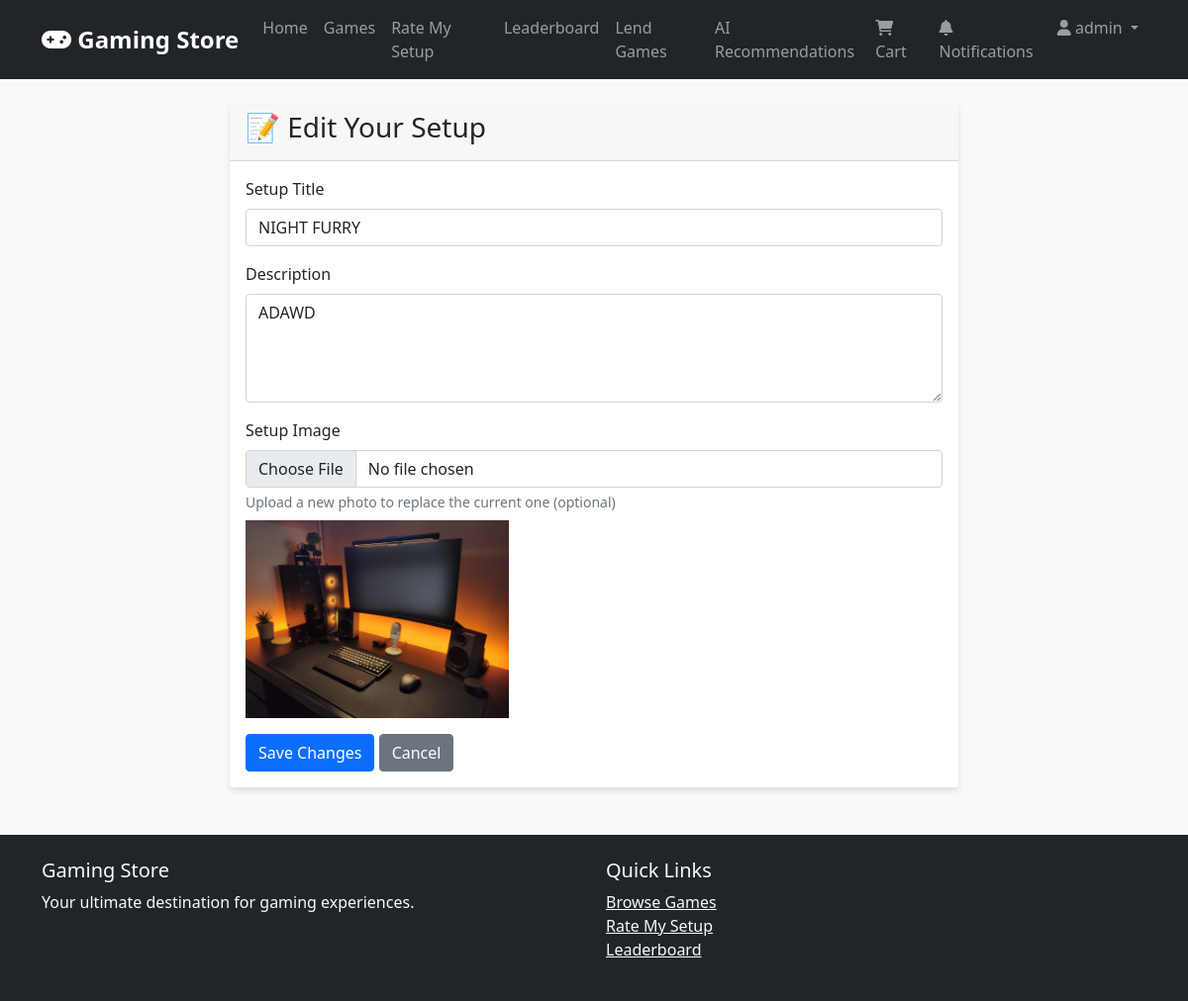
The app's page /edit_setup/1 (signed in) with its own data.
### app.py (models this page shows, shortened)
class User(db.Model):
    id = db.Column(db.Integer, primary_key=True)
    username = db.Column(db.String(80), unique=True, nullable=False)
    email = db.Column(db.String(120), unique=True, nullable=False)
    password_hash = db.Column(db.String(120), nullable=False)
    is_admin = db.Column(db.Boolean, default=False)
    popularity_points = db.Column(db.Integer, default=0)
    profile_picture = db.Column(db.String(200), default='default.jpg')
    bio = db.Column(db.Text)
    created_at = db.Column(db.DateTime, default=datetime.utcnow)
    is_banned = db.Column(db.Boolean, default=False)
    banned_at = db.Column(db.DateTime)
    banned_by = db.Column(db.Integer, db.ForeignKey('user.id'))
    ban_reason = db.Column(db.Text)
    ban_duration_days = db.Column(db.Integer)  # NULL for permanent, number for temporary

class SetupPost(db.Model):
    id = db.Column(db.Integer, primary_key=True)
    user_id = db.Column(db.Integer, db.ForeignKey('user.id'), nullable=False)
    title = db.Column(db.String(200), nullable=False)
    description = db.Column(db.Text)
    image_url = db.Column(db.String(200), nullable=False)
    likes = db.Column(db.Integer, default=0)
    dislikes = db.Column(db.Integer, default=0)
    cleanest_votes = db.Column(db.Integer, default=0)
    rgb_votes = db.Column(db.Integer, default=0)
    budget_votes = db.Column(db.Integer, default=0)
    is_featured = db.Column(db.Boolean, default=False)
    created_at = db.Column(db.DateTime, default=datetime.utcnow)
    user = db.relationship('User', backref='setup_posts')

### app.py (the view, shortened to what this page needs)
@app.route('/edit_setup/<int:setup_id>', methods=['GET', 'POST'])
@login_required
def edit_setup(setup_id):
    setup = SetupPost.query.get_or_404(setup_id)
    if current_user.id != setup.user_id and not current_user.is_admin:
        flash('Access denied')
        return redirect(url_for('setups'))
    return render_template('edit_setup.html', setup=setup)

### app.py (called while the page is built, shortened)
@login_manager.user_loader
def load_user(user_id):
    return User.query.get(int(user_id))

def check_expired_bans():
    current_time = datetime.utcnow()
    expired_bans = User.query.filter(
        User.is_banned == True,
        User.ban_duration_days.isnot(None),
        User.banned_at.isnot(None)
    ).all()
    if expired_bans:
        db.session.commit()
        return len(expired_bans)
    return 0

@app.before_request
def check_overdue_before_request():
    if request.endpoint in (None, 'static'):
        return
    if current_user.is_authenticated:
        check_expired_bans()
        if getattr(current_user, 'is_banned', False):
            allowed_endpoints = {
                'logout', 'banned', 'static', 'mark_notification_read', 'clear_all_notifications'
            }
            if request.endpoint not in allowed_endpoints:
                return redirect(url_for('banned'))
    if current_user.is_authenticated and not current_user.is_admin:
        check_overdue_games()

### templates/edit_setup.html (shortened to what this page needs)
{% extends "base.html" %}
{% block content %}
<div class="row justify-content-center">
    <div class="col-md-8">
        <div class="card">
            <div class="card-header">
                <h3>📝 Edit Your Setup</h3>
            </div>
            <div class="card-body">
                <form method="POST" enctype="multipart/form-data">
                    <div class="mb-3">
                        <label for="title" class="form-label">Setup Title</label>
                        <input type="text" class="form-control" id="title" name="title" value="{{ setup.title }}" required>
                    </div>
                    <div class="mb-3">
                        <label for="description" class="form-label">Description</label>
                        <textarea class="form-control" id="description" name="description" rows="4">{{ setup.description }}</textarea>
                    </div>
                    <div class="mb-3">
                        <label for="image" class="form-label">Setup Image</label>
                        <input type="file" class="form-control" id="image" name="image" accept="image/*">
                        <div class="form-text">Upload a new photo to replace the current one (optional)</div>
                        <img src="{{ setup.image_url }}" alt="Current Setup Image" class="img-fluid mt-2" style="max-height:200px;">
                    </div>
                    <button type="submit" class="btn btn-primary">Save Changes</button>
                    <a href="{{ url_for('setups') }}" class="btn btn-secondary">Cancel</a>
                </form>
            </div>
        </div>
    </div>
</div>
{% endblock %}

### templates/base.html (shortened to what this page needs)
<!DOCTYPE html>
<html lang="en">
<head>
    <link href="https://cdn.jsdelivr.net/npm/bootstrap@5.1.3/dist/css/bootstrap.min.css" rel="stylesheet">
    <link href="https://cdnjs.cloudflare.com/ajax/libs/font-awesome/6.0.0/css/all.min.css" rel="stylesheet">
    <link href="{{ url_for('static', filename='css/style.css') }}" rel="stylesheet">
</head>
<body>
    <nav class="navbar navbar-expand-lg navbar-dark bg-dark">
        <div class="container">
            <a class="navbar-brand" href="{{ url_for('index') }}">
                <i class="fas fa-gamepad"></i> Gaming Store
            </a>
            <div class="collapse navbar-collapse" id="navbarNav">
                <ul class="navbar-nav me-auto">
                    <li class="nav-item">
                        <a class="nav-link" href="{{ url_for('index') }}">Home</a>
                    </li>
                    <li class="nav-item">
                        <a class="nav-link" href="{{ url_for('games') }}">Games</a>
                    </li>
                    <li class="nav-item">
                        <a class="nav-link" href="{{ url_for('setups') }}">Rate My Setup</a>
                    </li>
                    <li class="nav-item">
                        <a class="nav-link" href="{{ url_for('leaderboard') }}">Leaderboard</a>
                    </li>
                    {% if current_user.is_authenticated %}
                    <li class="nav-item">
                        <a class="nav-link" href="{{ url_for('lend_games') }}">Lend Games</a>
                    </li>
                    <li class="nav-item">
                        <a class="nav-link" href="{{ url_for('ai_recommendations') }}">AI Recommendations</a>
                    </li>
                    {% endif %}
                </ul>
                <ul class="navbar-nav">
                    {% if current_user.is_authenticated %}
                    <li class="nav-item">
                        <a class="nav-link" href="{{ url_for('cart') }}">
                            <i class="fas fa-shopping-cart"></i> Cart
                        </a>
                    </li>
                    <li class="nav-item">
                        <a class="nav-link" href="{{ url_for('user_notifications') }}">
                            <i class="fas fa-bell"></i> Notifications
                        </a>
                    </li>
                    <li class="nav-item dropdown">
                        <a class="nav-link dropdown-toggle" href="#" id="navbarDropdown" role="button" data-bs-toggle="dropdown">
                            <i class="fas fa-user"></i> {{ current_user.username }}
                        </a>
                    </li>
                    {% endif %}
                </ul>
            </div>
        </div>
    </nav>
    <main class="container mt-4">
        {% block content %}{% endblock %}
    </main>
    <footer class="bg-dark text-light mt-5 py-4">
        <div class="container">
            <div class="row">
                <div class="col-md-6">
                    <h5>Gaming Store</h5>
                    <p>Your ultimate destination for gaming experiences.</p>
                </div>
                <div class="col-md-6">
                    <h5>Quick Links</h5>
                    <ul class="list-unstyled">
                        <li><a href="{{ url_for('games') }}" class="text-light">Browse Games</a></li>
                        <li><a href="{{ url_for('setups') }}" class="text-light">Rate My Setup</a></li>
                        <li><a href="{{ url_for('leaderboard') }}" class="text-light">Leaderboard</a></li>
                    </ul>
                </div>
            </div>
        </div>
    </footer>
</body>
</html>

### static/css/style.css (style rules this page uses)
body { background-color: #f8f9fa; font-family: "Segoe UI", Tahoma, Geneva, Verdana, sans-serif; }
.card { border: none; box-shadow: 0 4px 6px rgba(0, 0, 0, 0.1); transition: transform 0.2s ease-in-out; }
.navbar-brand { font-weight: bold; font-size: 1.5rem; }

### records on screen
User: username "admin"
SetupPost: title "NIGHT FURRY", description "ADAWD", image_url (picture)
